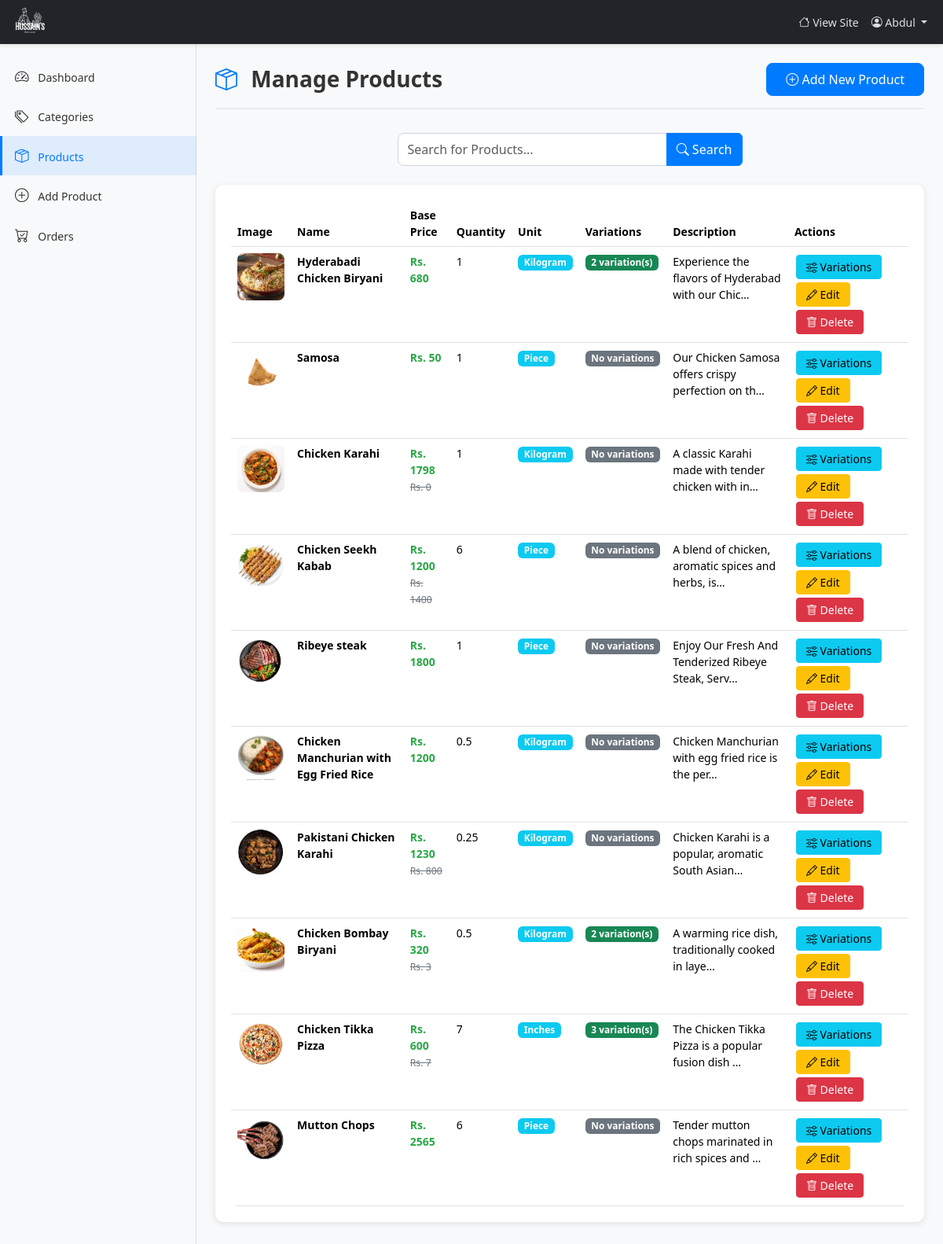
Page /dashboard/products/ (signed in) on the committed database.
### products/models.py (models this page shows, shortened)
class CustomUser(AbstractUser):
    username = None
    phone_number = models.CharField(max_length=15, unique=True)
    USERNAME_FIELD = 'phone_number'
    REQUIRED_FIELDS = []
    objects = UserManager()

class BaseModel(models.Model):
    created_at = models.DateTimeField(auto_now_add=True)
    updated_at = models.DateTimeField(auto_now=True)
    class Meta:
        abstract = True

class Product(BaseModel):
    MEASURING_CHOICES = (
        ('KG', 'Kilogram'),
        ('ML', 'Milliliter'),
        ('L', 'Liter'),
        ('PIECE', 'Piece'),
        ('In','Inches'),
        ('NONE', 'None'),
    )
    category = models.ForeignKey(Category, on_delete=models.SET_NULL, null=True, blank=True, related_name='products')
    product_name = models.CharField(max_length=200)
    product_slug = models.SlugField(max_length=250, blank=True)
    product_description = models.TextField()
    product_price = models.IntegerField()
    product_demo_price = models.IntegerField()
    quantity = models.CharField(max_length=50, null=True, blank=True)
    product_measuring = models.CharField(max_length=100, choices=MEASURING_CHOICES, default='NONE')
    is_available = models.BooleanField(default=True, help_text="Is product available for ordering?")

class ProductImage(BaseModel):
    product = models.ForeignKey(Product, on_delete=models.CASCADE, related_name='images')
    product_image = models.ImageField(upload_to='products')

### products/views.py (the view)
# urls.py: path('dashboard/products/', views.manage_products, name='manage_products'),
@login_required
def manage_products(request):
    products = Product.objects.all()
    search_query = request.GET.get('search')
    if search_query:
        products = products.filter(product_name__icontains=search_query)
    context = {
        'products': products,
        'search_query': search_query,
    }
    return render(request, 'restaurant/manage_products.html', context)

### products/models.py (called while the page is built)
    @property
    def discount_percentage(self):
        if self.variation_demo_price and self.variation_demo_price > self.variation_price:
            return round(((self.variation_demo_price - self.variation_price) / self.variation_demo_price) * 100)
        return 0

### products/templates/restaurant/manage_products.html (shortened to what this page needs)
{% extends "dashbase.html" %}
{% block content %}
<div class="page-header">
    <h1><i class="bi bi-box-seam"></i> Manage Products</h1>
    <a href="{% url 'add_product' %}" class="btn btn-primary btn-dashboard">
        <i class="bi bi-plus-circle"></i> Add New Product
    </a>
</div>
    <div class="row justify-content-center mb-4">
        <div class="col-md-6">
            <form method="GET" action="{% url 'manage_products' %}" class="search-form">
                <div class="input-group">
                    <input type="text" class="form-control" name="search" placeholder="Search for Products..."
                           value="{{ search_query|default:'' }}">
                    <button class="btn btn-primary" type="submit">
                        <i class="bi bi-search"></i> Search
                    </button>
                </div>
            </form>
        </div>
    </div>
<div class="dashboard-table">
    {% if products %}
    <div class="table-responsive">
        <table class="table table-hover">
            <thead>
                <tr>
                    <th>Image</th>
                    <th>Name</th>
                    <th>Base Price</th>
                    <th>Quantity</th>
                    <th>Unit</th>
                    <th>Variations</th>
                    <th>Description</th>
                    <th>Actions</th>
                </tr>
            </thead>
            <tbody>
                {% for product in products %}
                <tr>
                    <td>
                        {% if product.images.first %}
                            <img src="{{ product.images.first.product_image.url }}" alt="{{ product.product_name }}" class="product-thumbnail">
                        {% else %}
                            <img src="https://via.placeholder.com/60" alt="No image" class="product-thumbnail">
                        {% endif %}
                    </td>
                    <td><strong>{{ product.product_name }}</strong></td>
                    <td>
                        <span class="text-success fw-bold">Rs. {{ product.product_price }}</span>
                        {% if product.product_demo_price != product.product_price %}
                            <br><small class="text-muted text-decoration-line-through">Rs. {{ product.product_demo_price }}</small>
                        {% endif %}
                    </td>
                    <td>{{ product.quantity }}</td>
                    <td><span class="badge bg-info">{{ product.get_product_measuring_display }}</span></td>
                    <td>
                        {% if product.variations.count > 0 %}
                            <span class="badge bg-success">{{ product.variations.count }} variation(s)</span>
                        {% else %}
                            <span class="badge bg-secondary">No variations</span>
                        {% endif %}
                    </td>
                    <td>{{ product.product_description|truncatechars:50 }}</td>
                    <td class="action-buttons">
                        <button type="button" class="btn btn-sm btn-info" data-bs-toggle="modal" data-bs-target="#variationsModal{{ product.id }}" title="Manage Variations">
                            <i class="bi bi-sliders"></i> Variations
                        </button>
                        <a href="{% url 'edit_product' product.product_slug %}" class="btn btn-sm btn-warning" title="Edit">
                            <i class="bi bi-pencil"></i> Edit
                        </a>
                        <a href="{% url 'delete_product' product.product_slug %}" class="btn btn-sm btn-danger" onclick="return confirm('Are you sure you want to delete {{ product.product_name }}?');" title="Delete">
                            <i class="bi bi-trash"></i> Delete
                        </a>
                    </td>
                </tr>
                {% endfor %}
            </tbody>
        </table>
    </div>
    {% endif %}
</div>
{% endblock %}

### products/templates/dashbase.html (shortened to what this page needs)
{% load static %}
<!DOCTYPE html>
<html lang="en">
<head>
    <link href="https://cdn.jsdelivr.net/npm/bootstrap@5.3.3/dist/css/bootstrap.min.css" rel="stylesheet">
    <link rel="stylesheet" href="https://cdn.jsdelivr.net/npm/bootstrap-icons@1.11.1/font/bootstrap-icons.css">
    <link rel="stylesheet" href="{% static 'css/dashboard.css' %}">
</head>
<body>
    <nav class="navbar navbar-expand-lg navbar-dark bg-dark fixed-top">
        <div class="container-fluid">
            <a class="navbar-brand" href="{% url 'home' %}">
                <img src="{% static 'images/logo.png' %}" alt="Hussain's Restaurant">
            </a>
            <div class="collapse navbar-collapse" id="navbarNav">
                <ul class="navbar-nav ms-auto">
                    <li class="nav-item">
                        <a class="nav-link" href="{% url 'home' %}" target="_blank">
                            <i class="bi bi-house"></i> View Site
                        </a>
                    </li>
                    <li class="nav-item dropdown">
                        <a class="nav-link dropdown-toggle" href="#" role="button" data-bs-toggle="dropdown">
                            <i class="bi bi-person-circle"></i>
                            {% if request.user.first_name %}
                                {{ request.user.first_name }}
                            {% else %}
                                {{ request.user.phone_number }}
                            {% endif %}
                        </a>
                    </li>
                </ul>
            </div>
        </div>
    </nav>
    <div class="container-fluid">
        <div class="row">
            <nav id="sidebar" class="col-md-3 col-lg-2 d-md-block bg-light sidebar">
                <div class="position-sticky">
                    <ul class="nav flex-column">
                        <li class="nav-item">
                            <a class="nav-link {% if request.resolver_match.url_name == 'restaurant_dashboard' %}active{% endif %}" href="{% url 'restaurant_dashboard' %}">
                                <i class="bi bi-speedometer2"></i> Dashboard
                            </a>
                        </li>
                        <li class="nav-item">
                            <a class="nav-link {% if request.resolver_match.url_name == 'manage_categories' %}active{% endif %}" href="{% url 'manage_categories' %}">
                                <i class="bi bi-tags"></i> Categories
                            </a>
                        </li>
                        <li class="nav-item">
                            <a class="nav-link {% if request.resolver_match.url_name == 'manage_products' %}active{% endif %}" href="{% url 'manage_products' %}">
                                <i class="bi bi-box-seam"></i> Products
                            </a>
                        </li>
                        <li class="nav-item">
                            <a class="nav-link {% if request.resolver_match.url_name == 'add_product' %}active{% endif %}" href="{% url 'add_product' %}">
                                <i class="bi bi-plus-circle"></i> Add Product
                            </a>
                        </li>
                        <li class="nav-item">
                            <a class="nav-link {% if request.resolver_match.url_name == 'manage_orders' %}active{% endif %}" href="{% url 'manage_orders' %}">
                                <i class="bi bi-cart-check"></i> Orders
                            </a>
                        </li>
                    </ul>
                </div>
            </nav>
            <main class="col-md-9 ms-sm-auto col-lg-10 px-md-4">
                <div class="dashboard-content">
                    {% block content %}
                    {% endblock %}
                </div>
            </main>
        </div>
    </div>
</body>
</html>

### products/static/css/dashboard.css (style rules this page uses)
* { margin: 0; padding: 0; box-sizing: border-box; }
body { font-family: 'Segoe UI', Tahoma, Geneva, Verdana, sans-serif; font-size: 0.875rem; background-color: #f8f9fa; min-height: 100vh; padding-top: 56px; }
.navbar { box-shadow: 0 2px 4px rgba(0,0,0,.1); height: 56px; }
.navbar-dark { background-color: #212529 !important; }
.navbar.fixed-top { position: fixed !important; top: 0; right: 0; left: 0; z-index: 1030; }
.navbar-brand { padding-top: 0.75rem; padding-bottom: 0.75rem; font-size: 1rem; font-weight: 600; }
.navbar-brand img { filter: brightness(0) invert(1); height: 40px; width: auto; max-width: 150px; object-fit: contain; }
.navbar-nav .nav-link { color: rgba(255, 255, 255, 0.85) !important; transition: color 0.3s ease; }
.sidebar { position: fixed; top: 56px; bottom: 0; left: 0; z-index: 100; padding: 0; box-shadow: inset -1px 0 0 rgba(0, 0, 0, .1); overflow-y: auto; overflow-x: hidden; background-color: #f8f9fa; width: 250px; }
.sidebar .position-sticky { position: sticky !important; top: 0; height: calc(100vh - 56px); padding-top: 1rem; }
.sidebar .nav-link { font-weight: 500; color: #333; padding: 0.75rem 1rem; border-left: 3px solid transparent; transition: all 0.3s ease; display: block; }
.sidebar .nav-link.active { color: #007bff; background-color: rgba(0, 123, 255, 0.1); border-left-color: #007bff; }
.sidebar .nav-link i { margin-right: 8px; font-size: 1.1rem; }
main.col-md-9, main.col-lg-10 { margin-left: 0; padding: 1.5rem; }
@media (min-width: 768px) { main.col-md-9 { margin-left: 250px; width: calc(100% - 250px); } }
@media (min-width: 992px) { main.col-lg-10 { margin-left: 250px; width: calc(100% - 250px); } }
.dashboard-content { padding-top: 0; padding-bottom: 40px; min-height: calc(100vh - 56px); }
.dashboard-table { background: white; border-radius: 10px; padding: 20px; box-shadow: 0 2px 8px rgba(0,0,0,0.1); margin-bottom: 30px; }
.table { margin-bottom: 0; }
.table thead { background-color: #f8f9fa; }
.table tbody tr { transition: background-color 0.2s; }
.table-responsive { border-radius: 8px; overflow: hidden; }
.badge { padding: 0.35em 0.65em; font-weight: 600; font-size: 0.85em; }
.btn { transition: all 0.3s ease; }
.btn-dashboard { padding: 0.5rem 1.5rem; border-radius: 8px; font-weight: 500; }
.btn-primary { background-color: #007bff; border-color: #007bff; }
.btn-sm { padding: 0.25rem 0.75rem; font-size: 0.875rem; }
.page-header { display: flex; justify-content: space-between; align-items: center; margin-bottom: 30px; padding-bottom: 15px; border-bottom: 2px solid #e9ecef; }
.page-header h1 { margin: 0; font-weight: 600; font-size: 1.75rem; color: #333; }
.page-header h1 i { margin-right: 10px; color: #007bff; }
.product-thumbnail { width: 60px; height: 60px; object-fit: cover; border-radius: 8px; }
.action-buttons .btn { margin: 2px; }
.action-buttons .btn-sm { padding: 0.25rem 0.75rem; font-size: 0.875rem; }
.form-control { border-radius: 8px; border: 1px solid #ced4da; padding: 0.5rem 0.75rem; }
.input-group { border-radius: 8px; }
.text-muted { color: #6c757d !important; }
.text-success { color: #28a745 !important; }
.bg-light { background-color: #f8f9fa !important; }
.mb-4 { margin-bottom: 1.5rem !important; }

### rows in the picture
CustomUser: user.first_name "Abdul"
Product: images.first.product_image (picture), product_name "Hyderabadi Chicken Biryani", product_price "680", quantity "1", product_measuring "Kilogram", variations.count "2", product_description "Experience the flavors of Hyderabad with our Chic…"
Product: images.first.product_image (picture), product_name "Samosa", product_price "50", quantity "1", product_measuring "Piece", shows "No variations", product_description "Our Chicken Samosa offers crispy perfection on th…"
Product: images.first.product_image (picture), product_name "Chicken Karahi", product_price "1798", product_demo_price "0", quantity "1", product_measuring "Kilogram", shows "No variations", product_description "A classic Karahi made with tender chicken with in…"
Product: images.first.product_image (picture), product_name "Chicken Seekh Kabab", product_price "1200", product_demo_price "1400", quantity "6", product_measuring "Piece", shows "No variations", product_description "A blend of chicken, aromatic spices and herbs, is…"
Product: images.first.product_image (picture), product_name "Ribeye steak", product_price "1800", quantity "1", product_measuring "Piece", shows "No variations", product_description "Enjoy Our Fresh And Tenderized Ribeye Steak, Serv…"
Product: images.first.product_image (picture), product_name "Chicken Manchurian with Egg Fried Rice", product_price "1200", quantity "0.5", product_measuring "Kilogram", shows "No variations", product_description "Chicken Manchurian with egg fried rice is the per…"
Product: images.first.product_image (picture), product_name "Pakistani Chicken Karahi", product_price "1230", product_demo_price "800", quantity "0.25", product_measuring "Kilogram", shows "No variations", product_description "Chicken Karahi is a popular, aromatic South Asian…"
Product: images.first.product_image (picture), product_name "Chicken Bombay Biryani", product_price "320", product_demo_price "3", quantity "0.5", product_measuring "Kilogram", variations.count "2", product_description "A warming rice dish, traditionally cooked in laye…"
Product: images.first.product_image (picture), product_name "Chicken Tikka Pizza", product_price "600", product_demo_price "7", quantity "7", product_measuring "Inches", variations.count "3", product_description "The Chicken Tikka Pizza is a popular fusion dish …"
Product: images.first.product_image (picture), product_name "Mutton Chops", product_price "2565", quantity "6", product_measuring "Piece", shows "No variations", product_description "Tender mutton chops marinated in rich spices and …"
